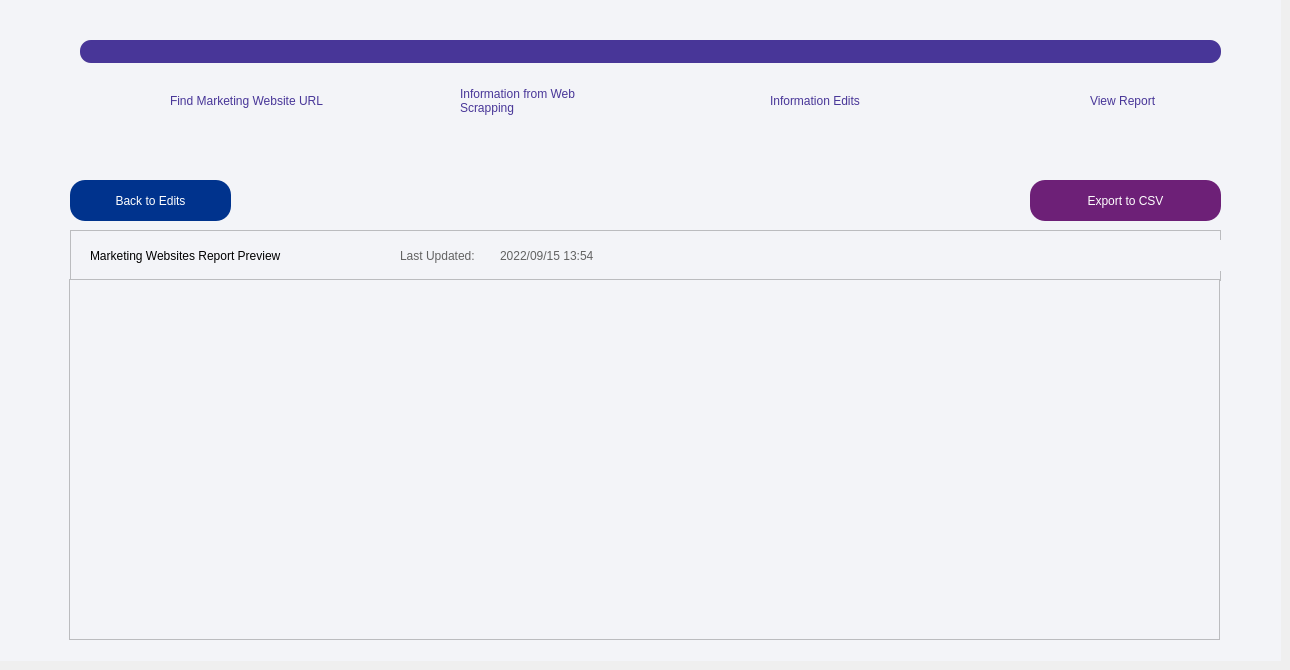
    <widget class="QWidget" name="report_page">
     <widget class="QWidget" name="widget_report_page_progress" native="true">
      <property name="geometry">
       <rect>
        <x>0</x>
        <y>0</y>
        <width>1281</width>
        <height>161</height>
       </rect>
      </property>
      <property name="styleSheet">
       <string notr="true">font: 87 10pt &quot;Arial Black&quot;;
background-color: #f3f4f8;</string>
      </property>
      <widget class="QProgressBar" name="progressBar_report_page_progress">
       <property name="geometry">
        <rect>
         <x>80</x>
         <y>40</y>
         <width>1141</width>
         <height>23</height>
        </rect>
       </property>
       <property name="styleSheet">
        <string notr="true">*{
	border: 0px;
	border-radius: 11px;

	background: rgb(217, 217, 217);
	
}
::chunk{
	background-color: rgb(72, 54, 152);
	border-radius: 11px;
}</string>
       </property>
       <property name="value">
        <number>100</number>
       </property>
       <property name="textVisible">
        <bool>false</bool>
       </property>
       <property name="invertedAppearance">
        <bool>false</bool>
       </property>
      </widget>
      <widget class="QLabel" name="lbl_report_page_progress_step1_active">
       <property name="geometry">
        <rect>
         <x>170</x>
         <y>70</y>
         <width>161</width>
         <height>61</height>
        </rect>
       </property>
       <property name="cursor">
        <cursorShape>CrossCursor</cursorShape>
       </property>
       <property name="styleSheet">
        <string notr="true">color: rgb(72, 54, 152)
</string>
       </property>
       <property name="text">
        <string>Find Marketing Website URL</string>
       </property>
       <property name="scaledContents">
        <bool>false</bool>
       </property>
       <property name="wordWrap">
        <bool>true</bool>
       </property>
      </widget>
      <widget class="QLabel" name="lbl_report_page_progress_step2_active">
       <property name="geometry">
        <rect>
         <x>460</x>
         <y>70</y>
         <width>161</width>
         <height>61</height>
        </rect>
       </property>
       <property name="cursor">
        <cursorShape>CrossCursor</cursorShape>
       </property>
       <property name="styleSheet">
        <string notr="true">color: rgb(72, 54, 152)</string>
       </property>
       <property name="text">
        <string>Information from Web Scrapping</string>
       </property>
       <property name="scaledContents">
        <bool>false</bool>
       </property>
       <property name="wordWrap">
        <bool>true</bool>
       </property>
      </widget>
      <widget class="QLabel" name="lbl_report_page_progress_step3_active">
       <property name="geometry">
        <rect>
         <x>770</x>
         <y>70</y>
         <width>111</width>
         <height>61</height>
        </rect>
       </property>
       <property name="cursor">
        <cursorShape>CrossCursor</cursorShape>
       </property>
       <property name="styleSheet">
        <string notr="true">
color: rgb(72, 54, 152)</string>
       </property>
       <property name="text">
        <string>Information Edits</string>
       </property>
       <property name="scaledContents">
        <bool>false</bool>
       </property>
       <property name="wordWrap">
        <bool>true</bool>
       </property>
      </widget>
      <widget class="QLabel" name="lbl_report_page_progress_step4_active">
       <property name="geometry">
        <rect>
         <x>1090</x>
         <y>70</y>
         <width>101</width>
         <height>61</height>
        </rect>
       </property>
       <property name="cursor">
        <cursorShape>CrossCursor</cursorShape>
       </property>
       <property name="styleSheet">
        <string notr="true">
color:rgb(72, 54, 152)</string>
       </property>
       <property name="text">
        <string>View Report</string>
       </property>
       <property name="scaledContents">
        <bool>false</bool>
       </property>
       <property name="wordWrap">
        <bool>true</bool>
       </property>
      </widget>
      <widget class="QWidget" name="img_report_page_progress_step1_link_active" native="true">
       <property name="geometry">
        <rect>
         <x>120</x>
         <y>80</y>
         <width>40</width>
         <height>40</height>
        </rect>
       </property>
       <property name="layoutDirection">
        <enum>Qt::LeftToRight</enum>
       </property>
       <property name="styleSheet">
        <string notr="true">image: url(:/image/link_violet.png);</string>
       </property>
      </widget>
      <widget class="QWidget" name="img_report_page_progress_step2_info_active" native="true">
       <property name="geometry">
        <rect>
         <x>410</x>
         <y>80</y>
         <width>40</width>
         <height>40</height>
        </rect>
       </property>
       <property name="layoutDirection">
        <enum>Qt::LeftToRight</enum>
       </property>
       <property name="styleSheet">
        <string notr="true">image: url(:/image/info_violet.png)</string>
       </property>
      </widget>
      <widget class="QWidget" name="img_report_page_progress_step3_edit_active" native="true">
       <property name="geometry">
        <rect>
         <x>720</x>
         <y>80</y>
         <width>40</width>
         <height>40</height>
        </rect>
       </property>
       <property name="layoutDirection">
        <enum>Qt::LeftToRight</enum>
       </property>
       <property name="styleSheet">
        <string notr="true">image: url(:/image/edit_violet.png)</string>
       </property>
      </widget>
      <widget class="QWidget" name="img_report_page_progress_step4_view_active" native="true">
       <property name="geometry">
        <rect>
         <x>1040</x>
         <y>80</y>
         <width>40</width>
         <height>40</height>
        </rect>
       </property>
       <property name="layoutDirection">
        <enum>Qt::LeftToRight</enum>
       </property>
       <property name="styleSheet">
        <string notr="true">image: url(:/image/view_violet.png)</string>
       </property>
      </widget>
     </widget>
     <widget class="QWidget" name="widget_report_page_result" native="true">
      <property name="geometry">
       <rect>
        <x>0</x>
        <y>160</y>
        <width>1281</width>
        <height>501</height>
       </rect>
      </property>
      <property name="styleSheet">
       <string notr="true">background-color: #f3f4f8;
font: 75 12pt &quot;Arial&quot;;</string>
      </property>
      <widget class="QFrame" name="frame_report_page_heading">
       <property name="geometry">
        <rect>
         <x>70</x>
         <y>70</y>
         <width>1151</width>
         <height>51</height>
        </rect>
       </property>
       <property name="frameShape">
        <enum>QFrame::StyledPanel</enum>
       </property>
       <property name="frameShadow">
        <enum>QFrame::Raised</enum>
       </property>
       <widget class="QLabel" name="lbl_report_page_title">
        <property name="geometry">
         <rect>
          <x>20</x>
          <y>10</y>
          <width>301</width>
          <height>31</height>
         </rect>
        </property>
        <property name="styleSheet">
         <string notr="true">font: 87 10pt &quot;Arial Black&quot;;</string>
        </property>
        <property name="text">
         <string>Marketing Websites Report Preview</string>
        </property>
       </widget>
       <widget class="QLabel" name="lbl_report_page_last_updated">
        <property name="geometry">
         <rect>
          <x>330</x>
          <y>10</y>
          <width>101</width>
          <height>31</height>
         </rect>
        </property>
        <property name="styleSheet">
         <string notr="true">font: 87 8pt &quot;Arial Black&quot;;
color: rgb(98, 98, 98);</string>
        </property>
        <property name="text">
         <string>Last Updated:</string>
        </property>
       </widget>
       <widget class="QLabel" name="lbl_report_page_last_updated_datetime">
        <property name="geometry">
         <rect>
          <x>430</x>
          <y>10</y>
          <width>721</width>
          <height>31</height>
         </rect>
        </property>
        <property name="styleSheet">
         <string notr="true">font: 87 8pt &quot;Arial Black&quot;;
color: rgb(98, 98, 98);</string>
        </property>
        <property name="text">
         <string>2022/09/15 13:54</string>
        </property>
       </widget>
      </widget>
      <widget class="QPushButton" name="button_report_page_export_csv">
       <property name="geometry">
        <rect>
         <x>1030</x>
         <y>20</y>
         <width>191</width>
         <height>41</height>
        </rect>
       </property>
       <property name="styleSheet">
        <string notr="true">background-color: rgb(109, 32, 119);
border-radius: 15px;
font: 87 10pt &quot;Arial Black&quot;;
color: white;</string>
       </property>
       <property name="text">
        <string>Export to CSV</string>
       </property>
       <property name="icon">
        <iconset resource="images/image.qrc">
         <normaloff>:/image/export_white.png</normaloff>:/image/export_white.png</iconset>
       </property>
       <property name="iconSize">
        <size>
         <width>15</width>
         <height>15</height>
        </size>
       </property>
       <property name="flat">
        <bool>false</bool>
       </property>
      </widget>
      <widget class="QFrame" name="frame_report_page_list">
       <property name="geometry">
        <rect>
         <x>69</x>
         <y>119</y>
         <width>1151</width>
         <height>361</height>
        </rect>
       </property>
       <property name="frameShape">
        <enum>QFrame::StyledPanel</enum>
       </property>
       <property name="frameShadow">
        <enum>QFrame::Raised</enum>
       </property>
       <widget class="QTableWidget" name="table_report_page_report">
        <property name="geometry">
         <rect>
          <x>20</x>
          <y>0</y>
          <width>1131</width>
          <height>361</height>
         </rect>
        </property>
        <property name="styleSheet">
         <string notr="true">QTableWidget{color: rgb(0, 51, 141);}
QAbstractItemView{background-color: transparent;}
QTableCornerButton::section{background-color:transparent;}


QHeaderView::section
{
	qproperty-defaultAlignment: AlignHCenter AlignVCenter;
	color: rgb(0, 51, 141);
	background-color: transparent;
	font: 87 12pt &quot;Arial Black&quot;;
	border-bottom: 1px solid rgb(98, 98, 98);
}





/*Scroll Bar*/
QScrollBar:vertical
{
	background-color: rgb(217, 217, 217); /*Grey*/
	width: 15px;
	margin: 15px 3px 15px 3px;
	border-radius: 4px;
    }

QScrollBar::handle:vertical
{
	background-color: rgb(71, 10, 104); /*KPMG Purple*/
	min-height: 5px;
	border-radius: 4px;
}

QScrollBar::sub-line:vertical
{
	margin: 3px 0px 3px 0px;
	border-image: url(:/qss_icons/rc/up_arrow_disabled.png);
	height: 10px;
	width: 10px;
	subcontrol-position: top;
	subcontrol-origin: margin;
}

QScrollBar::add-line:vertical
{
	margin: 3px 0px 3px 0px;
	border-image: url(:/qss_icons/rc/down_arrow_disabled.png);
	height: 10px;
	width: 10px;
	subcontrol-position: bottom;
	subcontrol-origin: margin;
}

QScrollBar::sub-line:vertical:hover,QScrollBar::sub-line:vertical:on
{
	border-image: url(:/qss_icons/rc/up_arrow.png);
	height: 10px;
	width: 10px;
	subcontrol-position: top;
	subcontrol-origin: margin;
}

QScrollBar::add-line:vertical:hover, QScrollBar::add-line:vertical:on
{
	border-image: url(:/qss_icons/rc/down_arrow.png);
	height: 10px;
	width: 10px;
	subcontrol-position: bottom;
	subcontrol-origin: margin;
}

QScrollBar::up-arrow:vertical, QScrollBar::down-arrow:vertical
{
	background: none;
}

QScrollBar::add-page:vertical, QScrollBar::sub-page:vertical
{
	background: none;
}</string>
        </property>
        <property name="frameShape">
         <enum>QFrame::NoFrame</enum>
        </property>
        <property name="frameShadow">
         <enum>QFrame::Plain</enum>
        </property>
        <property name="lineWidth">
         <number>0</number>
        </property>
        <property name="sizeAdjustPolicy">
         <enum>QAbstractScrollArea::AdjustIgnored</enum>
        </property>
        <property name="editTriggers">
         <set>QAbstractItemView::NoEditTriggers</set>
        </property>
        <property name="selectionMode">
         <enum>QAbstractItemView::MultiSelection</enum>
        </property>
        <property name="selectionBehavior">
         <enum>QAbstractItemView::SelectRows</enum>
        </property>
        <property name="showGrid">
         <bool>false</bool>
        </property>
        <property name="gridStyle">
         <enum>Qt::DotLine</enum>
        </property>
        <property name="sortingEnabled">
         <bool>false</bool>
        </property>
        <attribute name="horizontalHeaderVisible">
         <bool>false</bool>
        </attribute>
        <attribute name="horizontalHeaderCascadingSectionResizes">
         <bool>true</bool>
        </attribute>
        <attribute name="horizontalHeaderHighlightSections">
         <bool>true</bool>
        </attribute>
        <attribute name="horizontalHeaderShowSortIndicator" stdset="0">
         <bool>true</bool>
        </attribute>
        <attribute name="horizontalHeaderStretchLastSection">
         <bool>false</bool>
        </attribute>
        <attribute name="verticalHeaderVisible">
         <bool>false</bool>
        </attribute>
        <attribute name="verticalHeaderCascadingSectionResizes">
         <bool>false</bool>
        </attribute>
        <column>
         <property name="text">
          <string>Brand</string>
         </property>
         <property name="background">
          <color>
           <red>255</red>
           <green>255</green>
           <blue>255</blue>
          </color>
         </property>
        </column>
        <column>
         <property name="text">
          <string>Source</string>
         </property>
        </column>
        <column>
         <property name="text">
          <string>Post Date</string>
         </property>
        </column>
        <column>
         <property name="text">
          <string>Link</string>
         </property>
         <property name="background">
          <color>
           <red>255</red>
           <green>255</green>
           <blue>255</blue>
          </color>
         </property>
        </column>
        <column>
         <property name="text">
          <string>Full True Path</string>
         </property>
        </column>
        <column>
         <property name="text">
          <string>Purpose</string>
         </property>
        </column>
        <column>
         <property name="text">
          <string>Status</string>
         </property>
        </column>
        <column>
         <property name="text">
          <string>PII?</string>
         </property>
        </column>
        <column>
         <property name="text">
          <string>T&amp;C?</string>
         </property>
        </column>
        <column>
         <property name="text">
          <string>Opt-in/Opt-out?</string>
         </property>
        </column>
       </widget>
      </widget>
      <widget class="QPushButton" name="button_report_page_back_edits">
       <property name="geometry">
        <rect>
         <x>70</x>
         <y>20</y>
         <width>161</width>
         <height>41</height>
        </rect>
       </property>
       <property name="styleSheet">
        <string notr="true">background-color: rgb(0, 51, 141);
border-radius: 15px;
font: 87 10pt &quot;Arial Black&quot;;
color: white;</string>
       </property>
       <property name="text">
        <string>Back to Edits</string>
       </property>
       <property name="icon">
        <iconset resource="images/image.qrc">
         <normaloff>:/image/arrow_left_white.png</normaloff>:/image/arrow_left_white.png</iconset>
       </property>
       <property name="iconSize">
        <size>
         <width>15</width>
         <height>15</height>
        </size>
       </property>
       <property name="flat">
        <bool>false</bool>
       </property>
      </widget>
     </widget>
    </widget>
